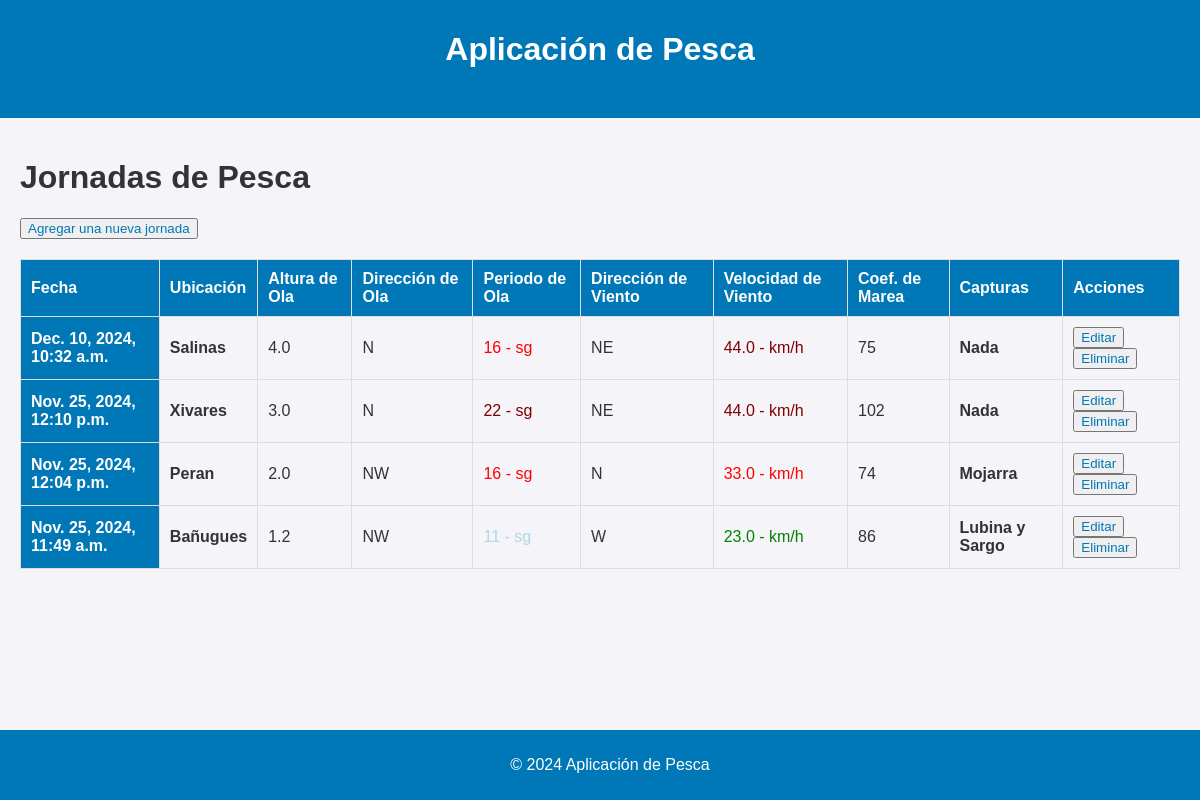
The page / on the database its author committed.
### pesca/models.py (models this page shows, shortened)
class RegistroPesca(models.Model):
    altura_ola = models.FloatField(verbose_name="Altura de la ola (en metros)")
    direccion_ola = models.CharField(max_length=50, verbose_name="Dirección de la ola (cardinal)")
    periodo_ola = models.IntegerField(verbose_name="Periodo de la ola (en segundos)")
    direccion_viento = models.CharField(max_length=50, verbose_name="Dirección del viento (cardinal)")
    velocidad_viento = models.FloatField(verbose_name="Velocidad del viento (en km/h)")
    coeficiente_marea = models.IntegerField(verbose_name="Coeficiente de marea")
    situacion_geografica = models.CharField(max_length=255, verbose_name="Situación geográfica del lugar")
    capturas = models.TextField(verbose_name="Capturas (tipo de especies)")
    creado_el = models.DateTimeField(auto_now_add=True)

### pesca/views.py (the view)
# urls.py: path('', views.lista_registros, name='lista_registros'),
def lista_registros(request):
    registros = RegistroPesca.objects.all().order_by('-creado_el')
    return render(request, 'pesca/lista_registros.html', {'registros': registros})

### pesca/templates/pesca/lista_registros.html
{% extends 'pesca/base.html' %}
{% block content %}
<h1>Jornadas de Pesca</h1>
<button><a href="{% url 'agregar_registro' %}">Agregar una nueva jornada</a></button>
<table>
    <tr>
        <th>Fecha</th>
        <th>Ubicación</th>
        <th>Altura de Ola</th>
        <th>Dirección de Ola</th>
        <th>Periodo de Ola</th>
        <th>Dirección de Viento</th>
        <th>Velocidad de Viento</th>
        <th>Coef. de Marea</th>
        <th>Capturas</th>
        <th>Acciones</th>
    </tr>
    {% for registro in registros %}
    <tr>
        <th><b>{{ registro.creado_el }}</b></th>
        <td> <b>{{ registro.situacion_geografica }}</b></td>
        <td>{{ registro.altura_ola }}</td>
        <td>{{ registro.direccion_ola }}</td>
        <td>
            <span
                style="/* css-lint-disable */ color : {% if registro.periodo_ola <= 10 %}gray
                    {% elif registro.periodo_ola <= 12 %}lightblue
                    {% elif registro.periodo_ola <= 14 %}green
                    {% elif registro.periodo_ola <= 16 %}red
                    {% else %}maroon{% endif %};">
                         {{ registro.periodo_ola }} - sg
            </span>
        </td>
        <td>{{ registro.direccion_viento}}</td>
        <td>
            <span
                style="/* css-lint-disable */ color: {% if registro.velocidad_viento <= 10 %}grey
                    {% elif registro.velocidad_viento <= 20 %}lightblue
                    {% elif registro.velocidad_viento <= 30 %}green
                    {% elif registro.velocidad_viento <= 40 %}red
                    {% else %}maroon{% endif %};">
                      {{ registro.velocidad_viento }} - km/h
            </span>
        </td>
        <td>{{ registro.coeficiente_marea }}</td>
        <td><b>{{ registro.capturas }}</b></td>
        <td>
           <button> <a href="{% url 'editar_registro' registro.id %}">Editar</a></button>
           <button><a href="{% url 'eliminar_registro' registro.id %}">Eliminar</a></button>
        </td>
    </tr>
    {% endfor %}
</table>
{% endblock %}

### pesca/templates/pesca/base.html (shortened to what this page needs)
<!DOCTYPE html>
<html lang="es">
<head>
    {% load static %}
    <link rel="stylesheet" href="{% static 'css/styles.css' %}">
</head>
<body>
    <header>
        <h1>Aplicación de Pesca</h1>
        <nav>
            <a href="{% url 'lista_registros' %}">Inicio</a>
            <a href="{% url 'agregar_registro' %}">Agregar Registro</a>
        </nav>
    </header>
    <main>
        {% block content %}{% endblock %}
    </main>
    <footer>
        <p>&copy; 2024 Aplicación de Pesca</p>
    </footer>
</body>
</html>

### pesca/templates/pesca/base.html (style rules this page uses)
body { font-family: Arial, sans-serif; margin: 0; padding: 0; background-color: #f4f4f9; color: #333; }
header { background-color: #0077b6; color: white; padding: 10px 20px; text-align: center; }
footer { background-color: #0077b6; color: white; text-align: center; padding: 10px; position: fixed; bottom: 0; width: 100%; }
main { padding: 20px; }
a { color: #0077b6; text-decoration: none; }
table { width: 100%; border-collapse: collapse; margin-top: 20px; }
table, th, td { border: 1px solid #ddd; }
th, td { padding: 10px; text-align: left; }
th { background-color: #0077b6; color: white; }

### rows shown on the page
RegistroPesca: creado_el "Dec. 10, 2024, 10:32 a.m.", situacion_geografica "Salinas", altura_ola "4.0", direccion_ola "N", periodo_ola "16", direccion_viento "NE", velocidad_viento "44.0", coeficiente_marea "75", capturas "Nada"
RegistroPesca: creado_el "Nov. 25, 2024, 12:10 p.m.", situacion_geografica "Xivares", altura_ola "3.0", direccion_ola "N", periodo_ola "22", direccion_viento "NE", velocidad_viento "44.0", coeficiente_marea "102", capturas "Nada"
RegistroPesca: creado_el "Nov. 25, 2024, 12:04 p.m.", situacion_geografica "Peran", altura_ola "2.0", direccion_ola "NW", periodo_ola "16", direccion_viento "N", velocidad_viento "33.0", coeficiente_marea "74", capturas "Mojarra"
RegistroPesca: creado_el "Nov. 25, 2024, 11:49 a.m.", situacion_geografica "Bañugues", altura_ola "1.2", direccion_ola "NW", periodo_ola "11", direccion_viento "W", velocidad_viento "23.0", coeficiente_marea "86", capturas "Lubina y Sargo"
